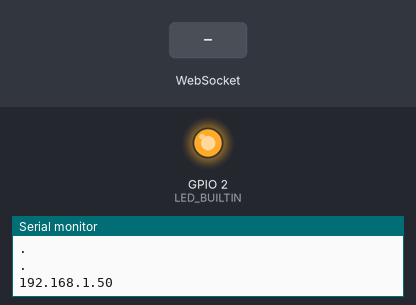
The sketch below on a simulated ESP8266 (NodeMCU). Parts: output pins drawn as LEDs (lit = HIGH, except the on-board LED, lit = LOW), the last lines printed to the serial monitor. Inputs (shaded band) come from the test bench. WiFi joins after 1.5 s; servers stay silent unless stated.

Above: at 2.7 s.
2.8 s: WebSocket text "3" received
At 3.6 s:
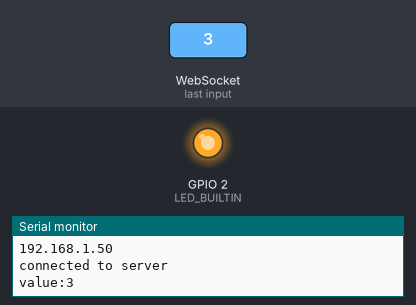
4.3 s: WebSocket text "90" received
At 4.7 s:
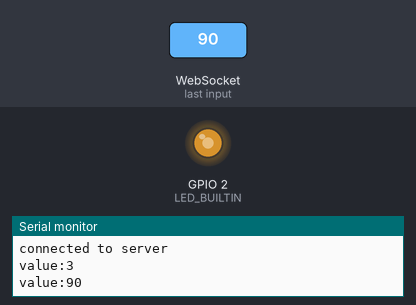
5.8 s: WebSocket text "200" received
At 7.0 s:
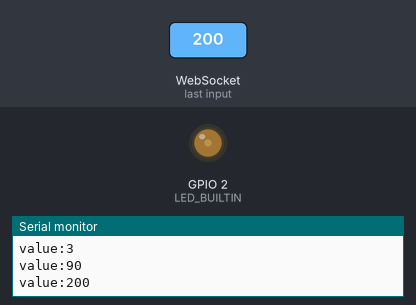
Timing chart, 0 to 8.8 s (numbered marks = the images above; inputs shaded):
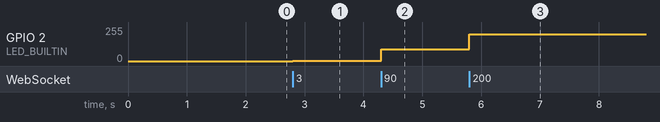

The sketch:

NodeMCU.ino
```cpp
#include <ESP8266WiFi.h>
#include <WebSocketsClient.h>

WebSocketsClient wsc;

const char *ssid = "";
const char *pass = "";

#define SERVER  "192.168.43.228"
#define PORT    3000
#define URL     "/"

void websocketEvent(WStype_t type, uint8_t *data, size_t length){
  switch(type){
    case(WStype_CONNECTED):
      Serial.printf("connected to server\n");
      break;
    case WStype_DISCONNECTED:
      Serial.printf("Disconnected!\n");
      break;
    case WStype_TEXT:
       int value;
       if (length == 3 ){
          value = (data[0]-'0')*100 + (data[1]-'0')*10 + (data[2]-'0');
       } else if (length==2){
          value = (data[0]-'0')*10 + (data[1]-'0');
       } else {
          value = (data[0]-'0');
       }
        analogWrite(LED_BUILTIN, value*(1023/255));
        Serial.printf("value:%d\n", value);
        break;
  }
}

void setup(){
  Serial.begin(115200);

  WiFi.begin(ssid, pass);

  while(WiFi.status() != WL_CONNECTED){
    Serial.println(".");
    delay(500);
  }

  Serial.println(WiFi.SSID());
  Serial.println(WiFi.localIP());

  wsc.begin(SERVER, PORT, URL);
  wsc.onEvent(websocketEvent);
  // try ever 1000 again if connection has failed
  wsc.setReconnectInterval(1000);
}

void loop(){
  wsc.loop();
}
```

Measured:
- after the input at 2.8 s, GPIO 2 (LED_BUILTIN): 0/255 → 2/255 at once
- after the input at 4.3 s, GPIO 2 (LED_BUILTIN): 2/255 → 89/255 at once
- after the input at 5.8 s, GPIO 2 (LED_BUILTIN): 89/255 → 199/255 at once
